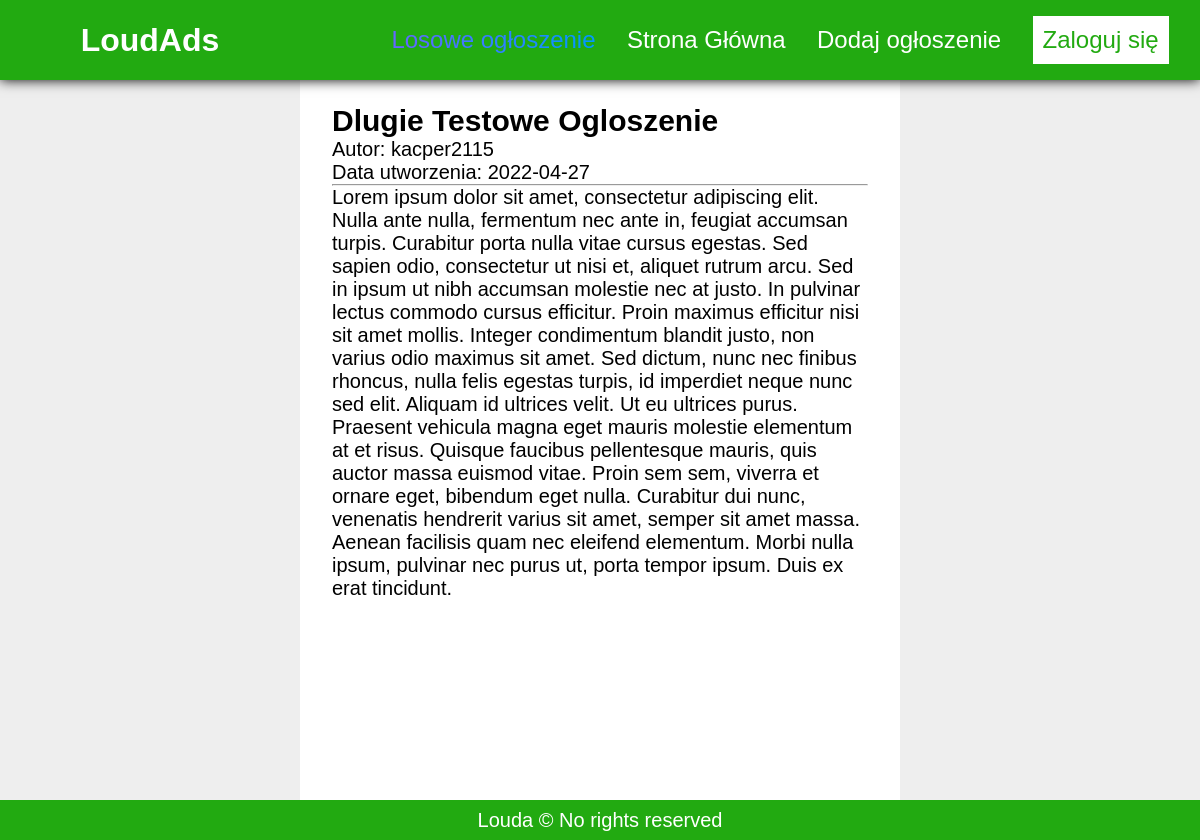
/strona/ogloszenie?id=3, run on an earlier commit of the app's database.
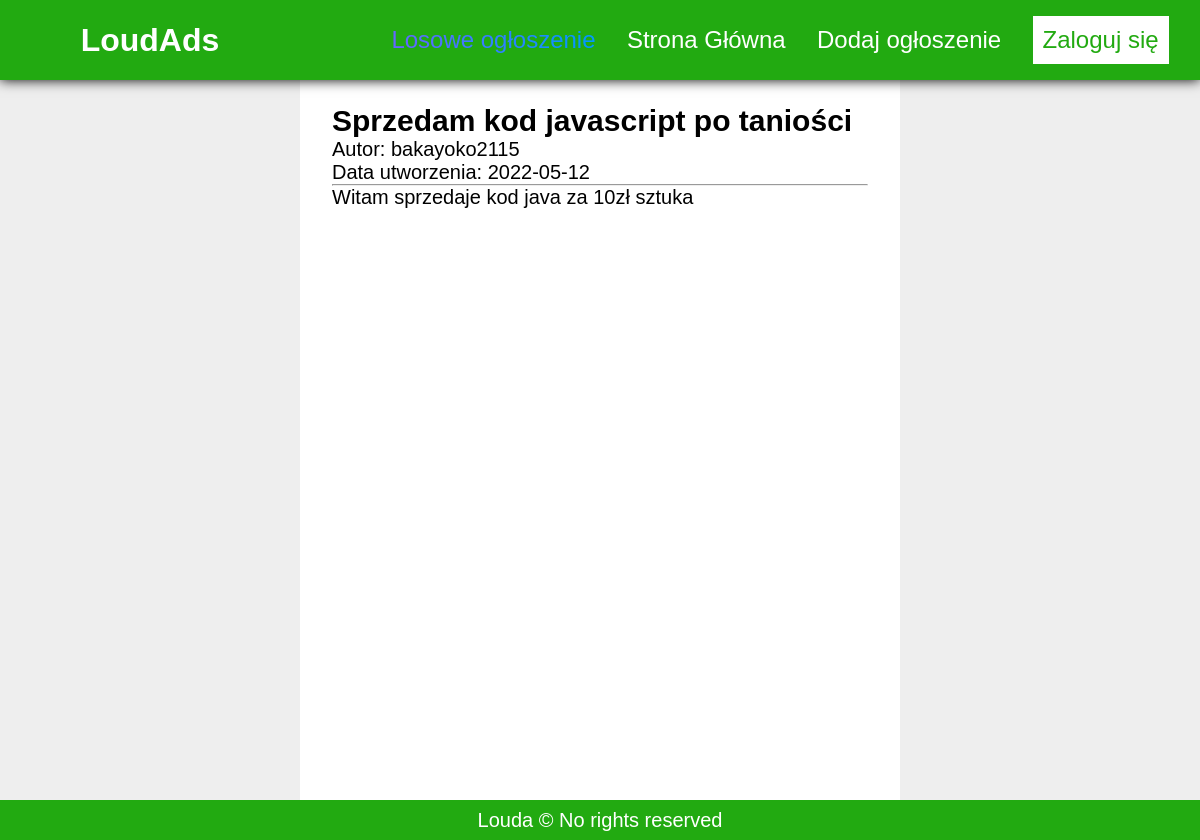
And on a later commit of the database.
### tables this page shows
CREATE TABLE `ogloszenia` (
  `id` int(11) NOT NULL,
  `tytul` varchar(50) DEFAULT NULL,
  `tresc` varchar(1024) DEFAULT NULL,
  `data_dodania` date DEFAULT current_timestamp(),
  `id_autora` int(11) DEFAULT NULL
);

CREATE TABLE `susers` (
  `id` int(11) NOT NULL,
  `username` varchar(32) NOT NULL,
  `pass` varchar(32) NOT NULL,
  `token` int(11) NOT NULL,
  `data_utworzenia` date NOT NULL DEFAULT current_timestamp()
);

### strona/ogloszenie/index.php (called while the page is built)
<?php
    include('../template/index.php');
?>

### strona/ogloszenie/content.php (the view, shortened to what this page needs)
<article>
<?php
    @$id = $_GET['id'];
    @$conn = new mysqli('localhost', 'root', '', 'ogloszeniowy');
    $sql = "select * from ogloszenia join susers on ogloszenia.id_autora = susers.id where ogloszenia.id='$id';";
    $result = $conn->query($sql);
    $card = $result->fetch_assoc();
    echo(
    '<h2>'.$card['tytul'].'</h2>
    <p>Autor: '.$card['username'].'<br>Data utworzenia: '.$card['data_dodania']
    .
    "</p><hr><p>"
    .
    $card['tresc']
    .
    "</p>"
    );
?>
</article>

What changed in the data, as far as the page shows it:
changed ogloszenia: tytul "Dlugie Testowe Ogloszenie" → "Sprzedam kod javascript po taniości"; id_autora.username "kacper2115" → "bakayoko2115"; data_dodania "2022-04-27" → "2022-05-12"; tresc "Lorem ipsum dolor sit amet, consectetur adipiscing elit. Nulla ante nulla, fermentum nec ante in, feugiat accumsan turpis. Curabitur porta nulla vitae cursus egestas. Sed sapien odio, consectetur ut nisi et, aliquet rutrum arcu. Sed in ipsum ut nibh accumsan molestie nec at justo. In pulvinar lectus commodo cursus efficitur. Proin maximus efficitur nisi sit amet mollis. Integer condimentum blandit justo, non varius odio maximus sit amet. Sed dictum, nunc nec finibus rhoncus, nulla felis egestas turpis, id imperdiet neque nunc sed elit. Aliquam id ultrices velit. Ut eu ultrices purus. Praesent vehicula magna eget mauris molestie elementum at et risus. Quisque faucibus pellentesque mauris,…" → "Witam sprzedaje kod java za 10zł sztuka"
